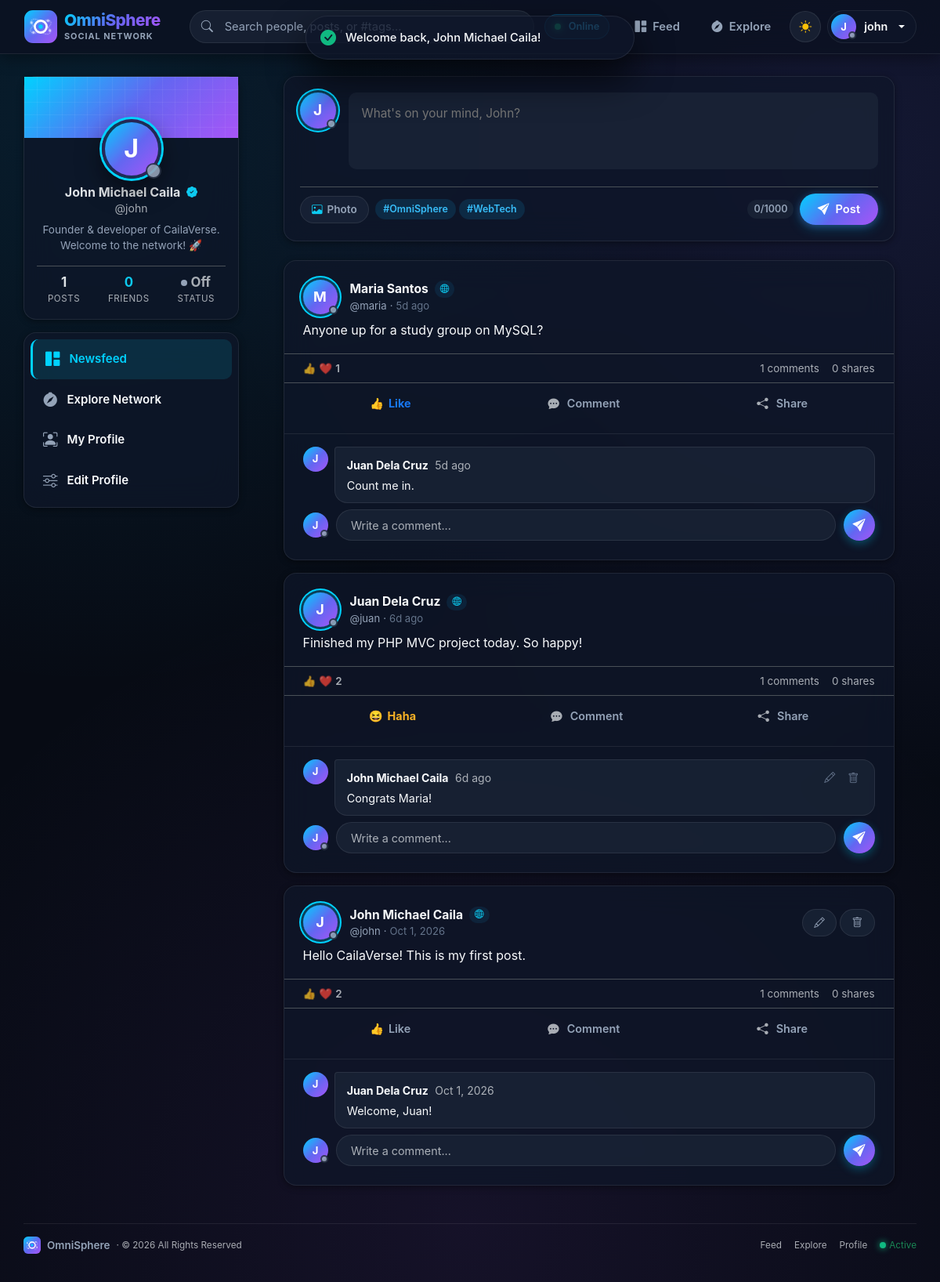
/index.php?c=post&a=feed (signed in), run on an earlier commit of the app's database.
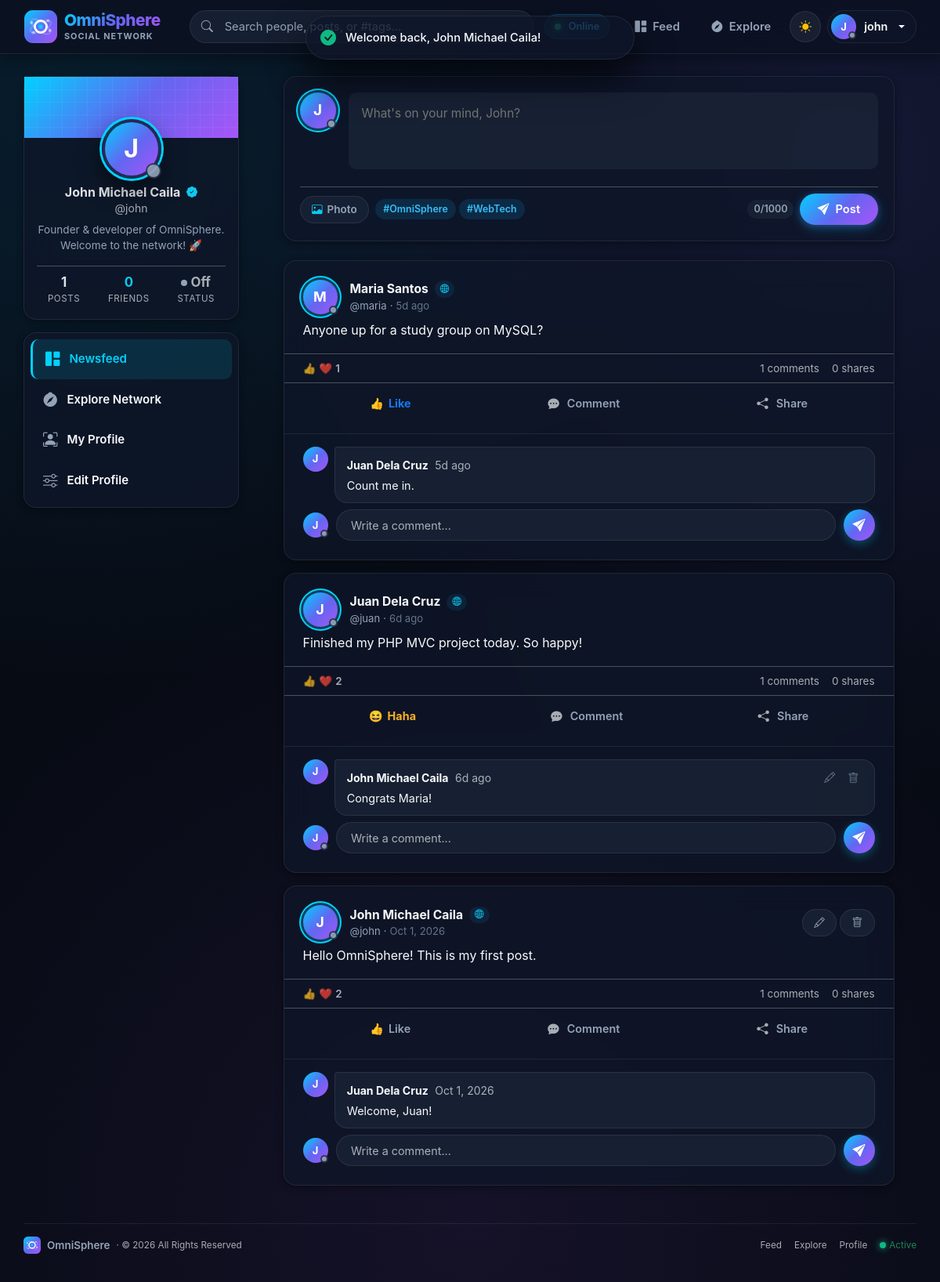
And on a later commit of the database.
### tables this page shows
CREATE TABLE users (
    id INT AUTO_INCREMENT PRIMARY KEY,
    username VARCHAR(20) NOT NULL UNIQUE,
    password VARCHAR(255) NOT NULL,
    full_name VARCHAR(100) NOT NULL,
    bio VARCHAR(255) DEFAULT NULL,
    profile_image VARCHAR(255) DEFAULT NULL,
    last_active TIMESTAMP NOT NULL DEFAULT CURRENT_TIMESTAMP ON UPDATE CURRENT_TIMESTAMP,
    created_at TIMESTAMP NOT NULL DEFAULT CURRENT_TIMESTAMP
);

CREATE TABLE posts (
    id INT AUTO_INCREMENT PRIMARY KEY,
    user_id INT NOT NULL,
    content TEXT NOT NULL,
    image VARCHAR(255) DEFAULT NULL,
    shared_post_id INT DEFAULT NULL,
    created_at TIMESTAMP NOT NULL DEFAULT CURRENT_TIMESTAMP,
    CONSTRAINT fk_posts_user FOREIGN KEY (user_id) REFERENCES users(id) ON DELETE CASCADE,
    CONSTRAINT fk_posts_shared FOREIGN KEY (shared_post_id) REFERENCES posts(id) ON DELETE SET NULL
);

CREATE TABLE comments (
    id INT AUTO_INCREMENT PRIMARY KEY,
    post_id INT NOT NULL,
    user_id INT NOT NULL,
    content VARCHAR(500) NOT NULL,
    created_at TIMESTAMP NOT NULL DEFAULT CURRENT_TIMESTAMP,
    CONSTRAINT fk_comments_post FOREIGN KEY (post_id) REFERENCES posts(id) ON DELETE CASCADE,
    CONSTRAINT fk_comments_user FOREIGN KEY (user_id) REFERENCES users(id) ON DELETE CASCADE
);

### app/views/partials/post.php (the view, shortened to what the rows shown need)
<?php
$isOwner = (int) $post['user_id'] === (int) $me['id'];
$likeCount = (int) $post['like_count'];
$shareCount = (int) ($post['share_count'] ?? 0);
$myReaction = $post['my_reaction'] ?? null;
?>
<article class="card card-caila post-card mb-3 fade-up" id="post-<?= (int) $post['id'] ?>" data-post-id="<?= (int) $post['id'] ?>">
    <div class="card-body p-0">
        <header class="d-flex align-items-center gap-3 px-4 pt-4 pb-2">
            <a href="<?= e(url('profile', 'show', ['id' => $post['user_id']])) ?>">
                <?= avatar($post, 44, true) ?>
            </a>
            <div class="flex-grow-1 min-w-0">
                <div class="d-flex align-items-center gap-1 flex-wrap">
                    <a class="post-author d-block text-truncate fw-bold" href="<?= e(url('profile', 'show', ['id' => $post['user_id']])) ?>">
                        <?= e($post['full_name']) ?>
                    </a>
                    <span class="badge-network-pill small ms-1">
                        <i class="bi bi-globe2 text-info"></i>
                    </span>
                </div>
                <div class="d-flex align-items-center gap-1 text-muted small flex-wrap">
                    <span class="post-handle">@<?= e($post['username']) ?></span>
                    <span class="post-handle">&middot;</span>
                    <span class="post-time" title="<?= e(format_date($post['created_at'])) ?>"><?= e(time_ago($post['created_at'])) ?></span>
                </div>
            </div>
            <?php if ($isOwner): ?>
                <div class="d-flex gap-1">
                    <a class="btn btn-soft btn-sm" href="<?= e(url('post', 'edit', ['id' => $post['id']])) ?>" title="Edit post"><i class="bi bi-pencil"></i></a>
                    <form method="post" action="<?= e(url('post', 'delete')) ?>" data-confirm="Delete this post?" data-ajax="delete-post" class="m-0">
                        <button class="btn btn-soft btn-sm btn-soft-danger" type="submit" title="Delete post"><i class="bi bi-trash"></i></button>
                    </form>
                </div>
            <?php endif; ?>
        </header>
        <?php if (!empty($post['content'])): ?>
            <div class="px-4 pb-2">
                <p class="post-content mb-2"><?= nl2br(e($post['content'])) ?></p>
            </div>
        <?php endif; ?>
        <div class="post-stats-line px-4 py-2 border-top d-flex align-items-center justify-content-between text-muted small">
            <div class="d-flex align-items-center gap-1">
                <span class="reactions-summary-icons">
                    <span class="react-mini-badge">👍</span>
                    <span class="react-mini-badge">❤️</span>
                </span>
                <span class="like-count fw-semibold"><?= $likeCount ?></span>
            </div>
            <div class="d-flex align-items-center gap-3">
                <span><span class="comment-count"><?= count($post['comments']) ?></span> comments</span>
                <span><span class="share-count"><?= $shareCount ?></span> shares</span>
            </div>
        </div>
        <div class="post-actions px-4 py-2 border-top d-flex align-items-center justify-content-around">
            <div class="reaction-wrapper position-relative flex-grow-1 text-center">
                <form method="post" action="<?= e(url('post', 'like')) ?>" data-ajax="react" class="m-0 reaction-form d-inline-block w-100">
                    <button class="fb-action-btn react-btn <?= $post['liked'] ? ('reacted-' . e($myReaction ?? 'like')) : '' ?>" type="submit">
                        <span class="react-icon-holder"><?= reaction_icon($myReaction) ?></span>
                        <span class="react-label"><?= reaction_label($myReaction) ?></span>
                    </button>
                </form>
            </div>
            <button type="button" class="fb-action-btn flex-grow-1 text-center" onclick="this.closest('.post-card').querySelector('.comment-input').focus()">
                <i class="bi bi-chat-dots-fill text-muted me-1"></i>
                <span>Comment</span>
            </button>
            <button type="button" class="fb-action-btn flex-grow-1 text-center open-share-modal-btn"
                    data-post-id="<?= (int) $post['id'] ?>"
                    data-post-author="<?= e($post['full_name']) ?>"
                    data-post-content="<?= e(mb_substr($post['content'] ?: ($post['shared_content'] ?? ''), 0, 120)) ?>"
                    title="Share to feed">
                <i class="bi bi-share-fill text-muted me-1"></i>
                <span>Share</span>
            </button>
        </div>
        <div class="comments-wrapper px-4 pb-4">
            <div class="comment-list">
                <?php foreach ($post['comments'] as $comment): ?>
                    <?php require __DIR__ . '/comment.php'; ?>
                <?php endforeach; ?>
            </div>
            <form method="post" action="<?= e(url('comment', 'store')) ?>" data-ajax="comment" class="comment-form mt-2">
                <?= avatar($me, 32, true) ?>
                <input type="text" name="content" class="form-control comment-input" placeholder="Write a comment..." maxlength="500" autocomplete="off" required>
                <button class="btn-send flex-shrink-0" type="submit" title="Send comment"><i class="bi bi-send-fill"></i></button>
            </form>
        </div>
    </div>
</article>

### app/views/layouts/header.php (shortened to what the rows shown need)
<?php $isAuth = ($layout ?? '') === 'auth'; ?>
<!DOCTYPE html>
<html lang="en" data-bs-theme="dark">
<head>
    <link href="https://cdn.jsdelivr.net/npm/bootstrap@5.3.3/dist/css/bootstrap.min.css" rel="stylesheet">
    <link href="https://cdn.jsdelivr.net/npm/bootstrap-icons@1.11.3/font/bootstrap-icons.min.css" rel="stylesheet">
    <link href="assets/css/style.css?v=<?= filemtime(__DIR__ . '/../../../public/assets/css/style.css') ?>" rel="stylesheet">
</head>
<body class="<?= $isAuth ? 'auth-body' : '' ?>">
<?php if (!$isAuth): ?>
<nav class="navbar navbar-expand-lg navbar-caila sticky-top">
    <div class="nav-container d-flex align-items-center justify-content-between">
        <?php if ($me): ?>
            <form class="nav-search d-none d-md-block mx-auto" action="index.php" method="get">
                <i class="bi bi-search"></i>
                <input class="form-control" type="search" name="q" placeholder="Search people, posts, or #tags..." value="<?= e($_GET['q'] ?? '') ?>" required>
            </form>
            <div class="d-flex align-items-center gap-2">
                <span class="network-badge-live d-none d-xl-inline-flex align-items-center me-2">
                    <span class="pulse-dot me-1"></span>
                    <span>Online</span>
                </span>
                <a class="btn-nav-action d-none d-sm-inline-flex" href="<?= e(url()) ?>" title="Newsfeed">
                    <i class="bi bi-grid-1x2-fill"></i> <span>Feed</span>
                </a>
                <a class="btn-nav-action d-none d-sm-inline-flex" href="<?= e(url('search', 'index')) ?>" title="Explore Network">
                    <i class="bi bi-compass-fill"></i> <span>Explore</span>
                </a>
                <button class="btn-theme-toggle" id="themeToggle" type="button" title="Toggle dark/light mode" aria-label="Toggle dark/light mode">
                </button>
                <div class="dropdown">
                    <a class="nav-user-chip dropdown-toggle" href="#" role="button" data-bs-toggle="dropdown" aria-expanded="false">
                        <?= avatar($me, 32, true) ?>
                        <span class="d-none d-sm-inline"><?= e($me['username']) ?></span>
                    </a>
                </div>
            </div>
        <?php endif; ?>
    </div>
</nav>
<?php endif; ?>
<main class="<?= $isAuth ? 'auth-main' : 'page-wide' ?>">

### app/helpers.php (shortened to what the rows shown need)
<?php
function e($value): string
{
    return htmlspecialchars((string) $value, ENT_QUOTES, 'UTF-8');
}
function url(string $c = 'post', string $a = 'feed', array $params = []): string
{
    return 'index.php?' . http_build_query(array_merge(['c' => $c, 'a' => $a], $params));
}
function format_date(string $datetime): string
{
    return date('M j, Y g:i A', strtotime($datetime));
}
function time_ago(string $datetime): string
{
    $diff = time() - strtotime($datetime);
    if ($diff < 604800) {
        return floor($diff / 86400) . 'd ago';
    }
    return date('M j, Y', strtotime($datetime));
}
function is_user_online(?string $lastActive): bool
{
    return (time() - strtotime($lastActive)) <= 300;
}
function avatar(array $user, int $size = 40, bool $showStatus = false): string
{
    $style = 'width:' . $size . 'px;height:' . $size . 'px;font-size:' . round($size * 0.42) . 'px;';
    $class = 'avatar' . ($size >= 44 ? ' avatar-ring' : '');
    $imgFile = $user['profile_image'] ?? '';
    $imgPath = $imgFile !== '' ? (__DIR__ . '/../public/uploads/' . basename($imgFile)) : '';
    $renderedAvatar = '';
    if ($imgFile !== '' && is_file($imgPath)) {
        $renderedAvatar = '<img src="uploads/' . e($imgFile) . '" class="' . $class . '" style="' . $style . '" alt="' . e($user['full_name'] ?? 'User') . '" loading="lazy" onerror="this.onerror=null;this.replaceWith(this.nextElementSibling);">';
        $name = $user['full_name'] ?? $user['username'] ?? '?';
        $initial = strtoupper(mb_substr($name, 0, 1));
        $renderedAvatar .= '<span class="' . $class . ' avatar-text d-none" style="' . $style . '">' . e($initial) . '</span>';
    } else {
        $name = $user['full_name'] ?? $user['username'] ?? '?';
        $initial = strtoupper(mb_substr($name, 0, 1));
        $renderedAvatar = '<span class="' . $class . ' avatar-text" style="' . $style . '">' . e($initial) . '</span>';
    }
    if ($showStatus) {
        $badgeSize = max(10, round($size * 0.26));
        $isOnline = isset($user['last_active']) ? is_user_online($user['last_active']) : false;
        $dotClass = $isOnline ? 'avatar-online-dot' : 'avatar-offline-dot';
        $title = $isOnline ? 'Online' : 'Offline';
        return '<span class="avatar-status-wrapper d-inline-block position-relative">'
            . $renderedAvatar
            . '<span class="' . $dotClass . '" style="width:' . $badgeSize . 'px;height:' . $badgeSize . 'px;" title="' . $title . '"></span>'
            . '</span>';
    }
    return $renderedAvatar;
}
function reaction_icon(?string $type): string
{
    return match ($type) {
        'love'  => '❤️',
        'care'  => '🥰',
        'haha'  => '😆',
        'wow'   => '😮',
        'sad'   => '😢',
        'angry' => '😡',
        default => '👍',
    };
}
function reaction_label(?string $type): string
{
    return match ($type) {
        'love'  => 'Love',
        'care'  => 'Care',
        'haha'  => 'Haha',
        'wow'   => 'Wow',
        'sad'   => 'Sad',
        'angry' => 'Angry',
        default => 'Like',
    };
}

### app/views/post/feed.php (shortened to what the rows shown need)
<div class="feed-grid">
    <aside class="feed-left">
        <div class="sticky-side">
            <?php require __DIR__ . '/../partials/sidebar_left.php'; ?>
        </div>
    </aside>
    <section class="feed-main">
        <div class="composer mb-4 fade-up">
            <form method="post" action="<?= e(url('post', 'store')) ?>" enctype="multipart/form-data" data-ajax="post">
                <div class="d-flex gap-3 align-items-start">
                    <a href="<?= e(url('profile', 'show', ['id' => $me['id']])) ?>">
                        <?= avatar($me, 46, true) ?>
                    </a>
                    <div class="flex-grow-1 min-w-0">
                        <textarea name="content" class="composer-text" rows="3" maxlength="1000"
                                  placeholder="What's on your mind, <?= e(explode(' ', $me['full_name'])[0]) ?>?"
                                  data-counter="#post-counter" required></textarea>
                    </div>
                </div>
            </form>
        </div>
        <div id="feed">
            <?php foreach ($posts as $post): ?>
                <?php require __DIR__ . '/../partials/post.php'; ?>
            <?php endforeach; ?>
        </div>
    </section>
</div>

### app/views/partials/sidebar_left.php (shortened to what the rows shown need)
<?php
$postCount = (int) (db()->query('SELECT COUNT(*) FROM posts WHERE user_id = ' . (int) $me['id'])->fetchColumn() ?: 0);
?>
<div class="card card-caila user-mini-card mb-3">
    <div class="card-body pt-0 pb-3 text-center">
        <a href="<?= e(url('profile', 'show', ['id' => $me['id']])) ?>" class="user-mini-avatar-wrap">
            <?= avatar($me, 76, true) ?>
        </a>
        <h6 class="user-mini-name mt-2 mb-0">
            <a href="<?= e(url('profile', 'show', ['id' => $me['id']])) ?>" class="text-decoration-none text-reset fw-bold">
                <?= e($me['full_name']) ?>
                <i class="bi bi-patch-check-fill text-info ms-1" title="Verified Member" style="font-size: 0.88rem;"></i>
            </a>
        </h6>
        <small class="text-muted d-block">@<?= e($me['username']) ?></small>
        <?php if (!empty($me['bio'])): ?>
            <p class="user-mini-bio mt-2 mb-0 text-truncate-2"><?= e($me['bio']) ?></p>
        <?php endif; ?>
        <div class="user-stats-bar mt-3 pt-2 border-top d-flex justify-content-around">
            <div class="stat-col text-center">
                <div class="stat-number fw-bold"><?= $postCount ?></div>
                <div class="stat-label small text-muted">Posts</div>
            </div>
            <div class="stat-col text-center">
            </div>
            <div class="stat-col text-center">
            </div>
        </div>
    </div>
</div>

### app/views/partials/comment.php (shortened to what the rows shown need)
<div class="comment-item d-flex gap-2 mb-2" id="comment-<?= (int) $comment['id'] ?>">
    <a href="<?= e(url('profile', 'show', ['id' => $comment['user_id']])) ?>" class="flex-shrink-0"><?= avatar($comment, 32) ?></a>
    <div class="comment-bubble flex-grow-1">
        <div class="d-flex justify-content-between align-items-start gap-2">
            <div class="min-w-0">
                <a class="comment-author" href="<?= e(url('profile', 'show', ['id' => $comment['user_id']])) ?>"><?= e($comment['full_name']) ?></a>
                <small class="text-muted ms-1" title="<?= e(format_date($comment['created_at'])) ?>"><?= e(time_ago($comment['created_at'])) ?></small>
            </div>
            <?php if ((int) $comment['user_id'] === (int) $me['id']): ?>
                <div class="d-flex align-items-center gap-2 flex-shrink-0">
                    <a class="icon-link" href="<?= e(url('comment', 'edit', ['id' => $comment['id']])) ?>" title="Edit"><i class="bi bi-pencil"></i></a>
                    <form method="post" action="<?= e(url('comment', 'delete')) ?>" data-confirm="Delete this comment?" data-ajax="delete-comment" class="m-0">
                        <button class="icon-link icon-danger" type="submit" title="Delete"><i class="bi bi-trash"></i></button>
                    </form>
                </div>
            <?php endif; ?>
        </div>
        <div class="comment-text"><?= nl2br(e($comment['content'])) ?></div>
    </div>
</div>

What changed in the data, as far as the page shows it:
changed users "John Michael Caila": bio "Founder & developer of CailaVerse. Welcome to the network! 🚀" → "Founder & developer of OmniSphere. Welcome to the network! 🚀"
changed posts "John Michael Caila": content "Hello CailaVerse! This is my first post." → "Hello OmniSphere! This is my first post."
